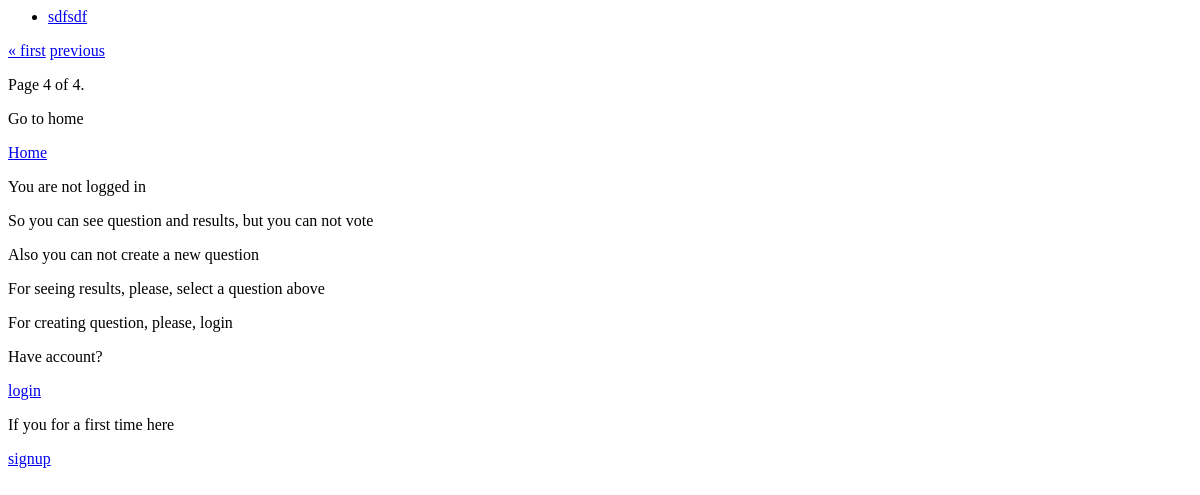
The page /polls/?page=5 on the database as committed earlier.
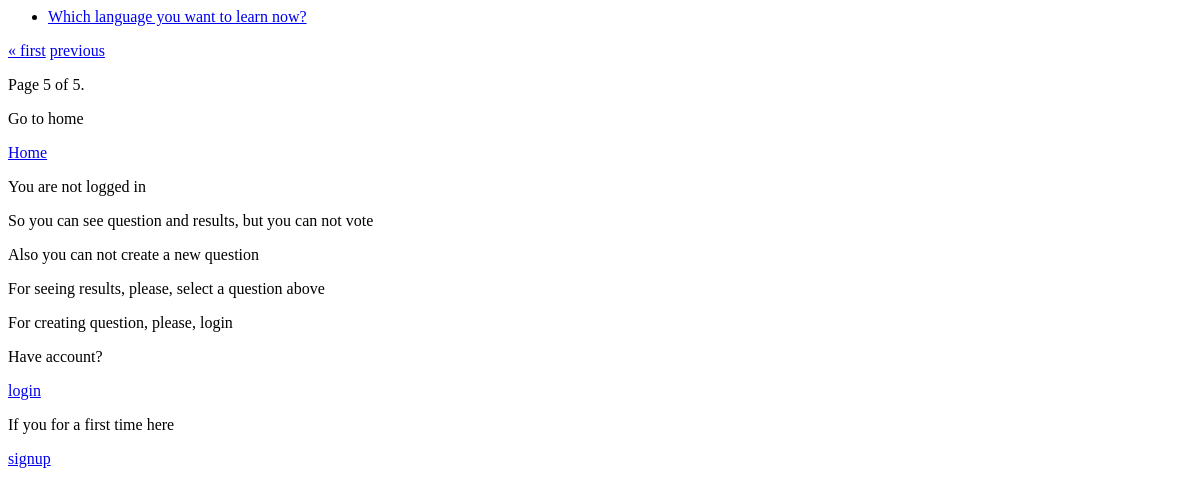
The same page on the database as committed later.
### polls/models.py (models this page shows, shortened)
class Question(models.Model):
    question_text = models.CharField(max_length=200)
    pub_date = models.DateTimeField('date published')
    def was_published_recently(self):
        now = timezone.now()
        return now - datetime.timedelta(days=1) <= self.pub_date <= now
    was_published_recently.admin_order_field = 'pub_date'
    was_published_recently.boolean = True
    was_published_recently.short_description = 'Published recently?'

### polls/views.py (the view)
# urls.py: path('', views.index, name='index'),
def index(request):
    question_list = Question.objects.get_queryset().order_by('id')
    paginator = Paginator(object_list=question_list, per_page=1)  # Show 25 contacts per page
    page = request.GET.get('page')
    latest_question_list = paginator.get_page(page)
    context = {
        'latest_question_list': latest_question_list
    }
    return render(request, 'polls/index.html', context)

### polls/templates/polls/index.html (shortened to what this page needs)
{% if latest_question_list %}
    <ul>
    {% for question in latest_question_list %}
        <li><a href="{% url 'polls:detail' question.id %}">{{ question.question_text }}</a></li>
    {% endfor %}
    </ul>
{% else %}
    <p>No polls are available.</p>
{% endif %}
<div class="pagination">
    <span class="step-links">
        {% if latest_question_list.has_previous %}
            <a href="?page=1">&laquo; first</a>
            <a href="?page={{ latest_question_list.previous_page_number }}">previous</a>
        {% endif %}
    </span>
    <span class="current">
        Page {{ latest_question_list.number }} of {{ latest_question_list.paginator.num_pages }}.
    </span>
</div>
<p>Go to home</p>
<p><a href="{% url 'home' %}">Home</a></p>
{% if user.is_authenticated %}
    <p>You can create new question here</p>
    <p><a href="{% url 'polls:new_question' %}">Create question</a></p>
    <p>You can logout here</p>
    <p><a href="{% url 'polls:logout' %}">logout</a></p>
{% else %}
  <p>You are not logged in</p>
  <p>So you can see question and results, but you can not vote</p>
  <p>Also you can not create a new question</p>
  <p>For seeing results, please, select a question above</p>
  <p>For creating question, please, login</p>
  <p>Have account?</p>
  <a href="{% url 'polls:login' %}">login</a>
  <p>If you for a first time here</p>
  <a href="{% url 'polls:signup' %}">signup</a>
{% endif %}

Rows that differ between the two databases and show on the page:
no longer on this page (row unchanged): Question: question_text "sdfsdf"
added Question: question_text "Which language you want to learn now?"
Other text that changed with them:
{{ latest_question_list.number }}: "4" → "5"
{{ latest_question_list.paginator.num_pages }}: "4" → "5"
